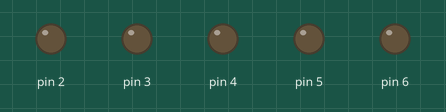
Simulated run of this sketch. Board: Arduino Uno, built with avr-gcc and run on an emulated ATmega328P. Shown: output pins drawn as LEDs (lit = HIGH).

Above: at 1.0 s.
At 2.5 s:
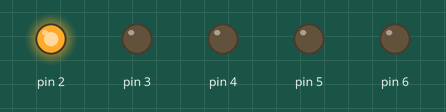
At 3.5 s:
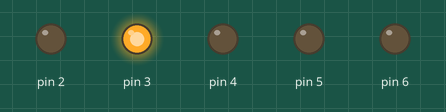
At 5.5 s:
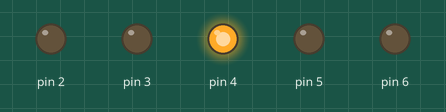
At 7.5 s:
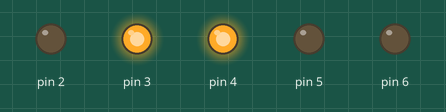
At 10.5 s:
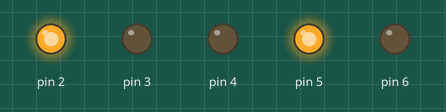
Timing chart, 0 to 13.0 s (numbered marks = the images above):
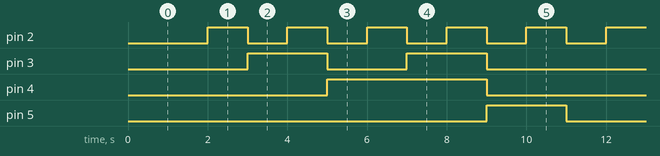

Measured:
- by itself, pin 2: alternates HIGH for 1.0 s and LOW for 1.0 s
- by itself, pin 3: repeats every 10.0 s: LOW 2.0 s, HIGH 2.0 s, LOW 4.0 s, HIGH 2.0 s
- by itself, pin 4: alternates HIGH for 4.0 s and LOW for 6.0 s
- by itself, pin 5: alternates HIGH for 2.0 s and LOW for 8.0 s

The sketch:

code2.c.ino
```cpp
#include <MsTimer2.h>     //定时器库的头文件
int pinInterrupt=7;
int income=0;

//中断服务程序
void onChange()
{
   if ( digitalRead(pinInterrupt) == LOW )
     income=0;
}
void onTimer()
{

  digitalWrite(6,LOW);
  digitalWrite(7,HIGH);
  digitalWrite(8,HIGH);
  digitalWrite(2,income&0x1);
  digitalWrite(3,(income>>1)&0x1);
  digitalWrite(4,(income>>2)&0x1);
  digitalWrite(5,(income>>3)&0x1);
  delay(10);
  income++;
  if(income==10) income=0;
}

void setup()
{
  pinMode(2,OUTPUT);
  pinMode(3,OUTPUT);
  pinMode(4,OUTPUT);
  pinMode(5,OUTPUT);
  pinMode(6,OUTPUT);
  pinMode(6,OUTPUT);
  pinMode(7,OUTPUT);
  Serial.begin(9600); //初始化串口
  pinMode( pinInterrupt, INPUT);//设置管脚为输入
  MsTimer2::set(1000, onTimer); //设置中断，每1000ms进入一次中断服务程序 onTimer()
  attachInterrupt( digitalPinToInterrupt(pinInterrupt), onChange, CHANGE);
  MsTimer2::start(); //开始计时
}

void loop()
{

}
```
